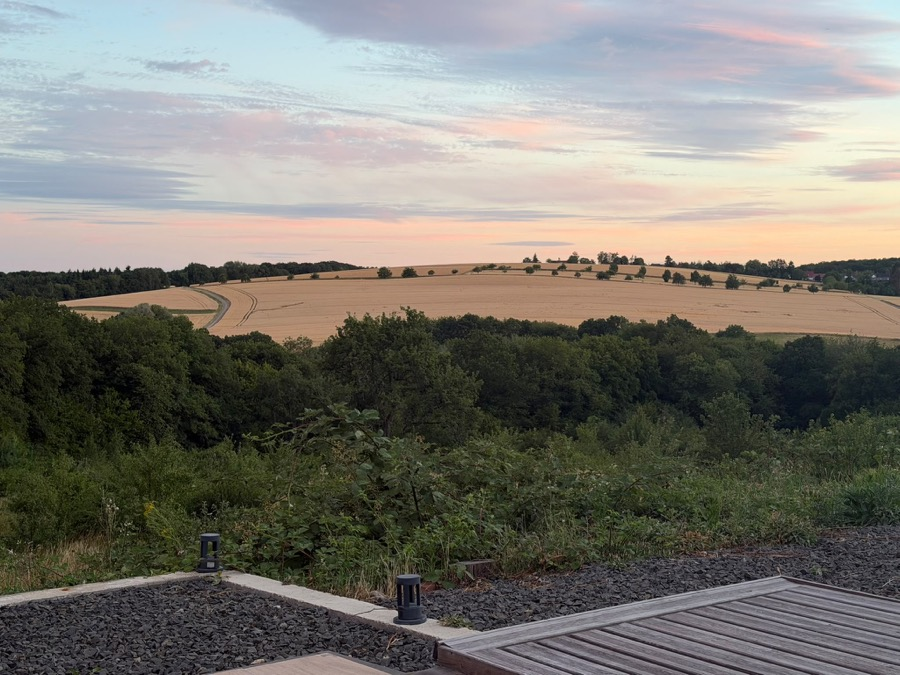
#> input picture tools/hero-drei/ref/abend-blick.jpg, 900 x 675 px
$ python tiefenschaerfe.py ref/abend-blick.jpg ref/christina.png
#> lines starting #> are read from the running program, lines starting #| are printed output that depends on the picture
#!/usr/bin/env python3
"""Den Vordergrund unscharf legen — Schaerfentiefe, wie sie ein echtes Objektiv hat.

WARUM NICHT PER PROMPT: der allererste Prompt (`prompt.txt`) wollte den Vordergrund
genau richtig — „a couple of blades of grass crossing the very front of the frame,
**soft and out of focus**". Spaeter hat `fix11.txt` das Gegenteil verlangt: jeder
Halm scharf, „fine seed hairs and awns catch the low sun as separate bright
lines". Genau das ist die Radierung, die die Kundin beanstandet hat — gleich
grosse Halme in eine Richtung, ueberall helle Faeden, keine Erde, keine Tiefe.

Zurueckdrehen laesst sich das nicht per Prompt: das Modell rendert die Flaeche
bei jedem Durchgang neu und schaerft sie wieder nach (gemessen: Gradientenenergie
steigt in JEDEM Durchgang, egal wie ausdruecklich der Prompt es verbietet).

Optisch ist es ohnehin kein Malproblem, sondern ein Objektivproblem. Bei 85 mm
und f/2.8 auf die Frauen scharfgestellt liegt Gras einen Meter vor der Kamera
deutlich ausserhalb der Schaerfentiefe. Diese Unschaerfe wird hier gerechnet —
deterministisch, ohne Modell, ohne neue Artefakte.

Zwei Zonen, beide mit weichem Verlauf, damit keine Kante entsteht:
  · unten  ab `--start` bis zur Unterkante, nach unten zunehmend;
  · links  der Distelstreifen am Rand, nach links zunehmend.
Die Frauen stehen mit den Fuessen bei etwa 0,73 — `--start` liegt darunter und
ruehrt sie nicht an.

  python3 tiefenschaerfe.py <bild.png> <ziel.png> [--start 0.76] [--radius 11]
      [--links 0.17] [--links-ab 0.50]
"""
import sys

import numpy as np
from PIL import Image, ImageFilter


def arg(name, standard):
    return float(sys.argv[sys.argv.index(name) + 1]) if name in sys.argv else standard


def main():
    p_in, p_out = sys.argv[1], sys.argv[2]
    start = arg("--start", 0.76)
    radius = arg("--radius", 11.0)
    links = arg("--links", 0.17)
    links_ab = arg("--links-ab", 0.50)

    im = Image.open(p_in).convert("RGB")
#> im is the input picture: PIL image 900x675 RGB; mean R, G, B 122.5, 120.4, 113.3
    w, h = im.size
#> w = 900; h = 675
    yy = np.linspace(0, 1, h)[:, None]
#> yy = 675 values from 0 to 1
    xx = np.linspace(0, 1, w)[None, :]

    # Unten: 0 bei `start`, 1 an der Unterkante. Der Exponent steuert, wie schnell
    # die Unschaerfe einsetzt. Hoch drei war zu spaet: das breite Band zwischen
    # 0,76 und 0,88 blieb praktisch scharf, und genau dort steht das gezeichnete
    # Gras. 1,6 legt die halbe Unschaerfe in die Mitte des Verlaufs.
    unten = np.clip((yy - start) / max(1e-6, 1 - start), 0, 1) ** arg("--kurve", 1.6)
#> unten = 675 values from 0 to 1
    # Links: nur unterhalb von `links_ab`, damit Feld und Baumkante scharf bleiben.
    seit = (np.clip((links - xx) / max(1e-6, links), 0, 1) ** 2
            * np.clip((yy - links_ab) / 0.25, 0, 1))
    g = np.clip(np.maximum(unten, seit), 0, 1)[..., None]

    a = np.asarray(im, dtype=float)
    # Zwei Stufen statt einer: die Mitte des Verlaufs bekommt echte halbe
    # Unschaerfe und nicht eine halbdurchsichtige scharfe Kopie ueber der vollen.
    b1 = np.asarray(im.filter(ImageFilter.GaussianBlur(radius * 0.4)), dtype=float)
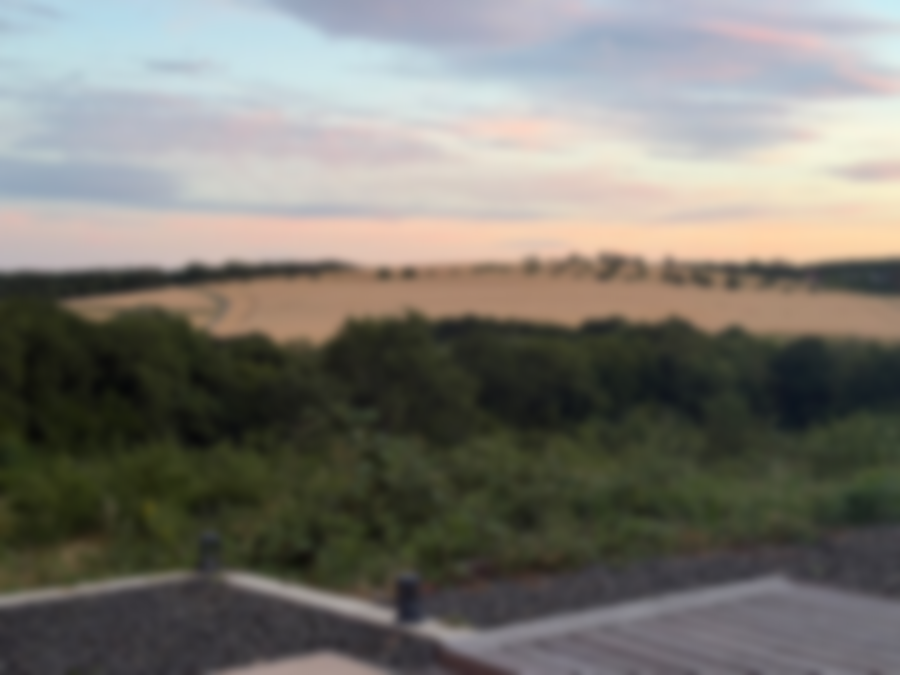
#> b1: shape (675, 900, 3) float64; mean R, G, B 122.5, 120.4, 113.3
    b2 = np.asarray(im.filter(ImageFilter.GaussianBlur(radius)), dtype=float)
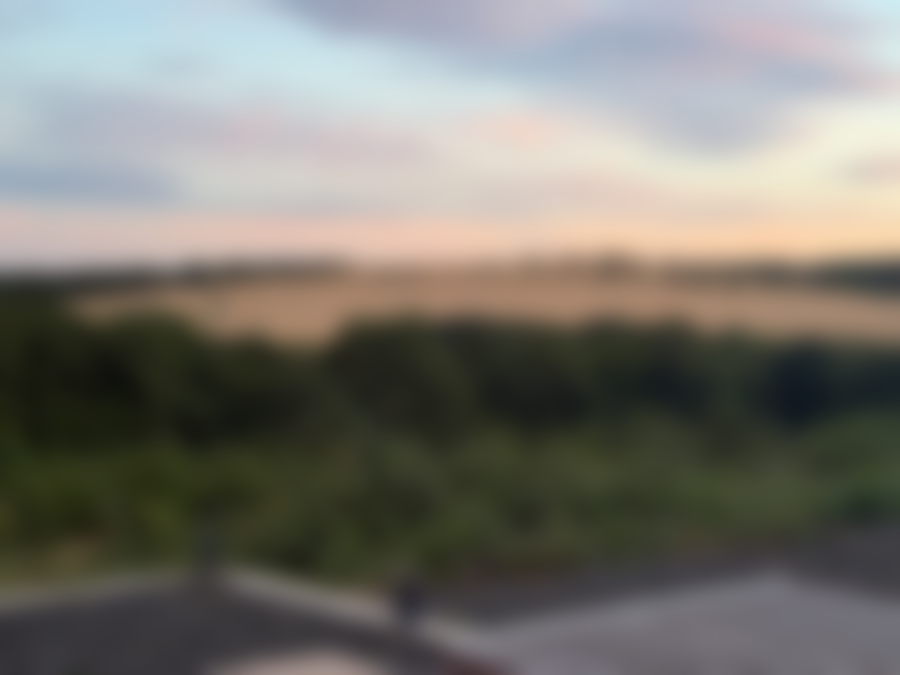
#> b2: shape (675, 900, 3) float64; mean R, G, B 122.5, 120.4, 113.3
    t = np.clip(g * 2, 0, 1)
    weich = a * (1 - t) + b1 * t
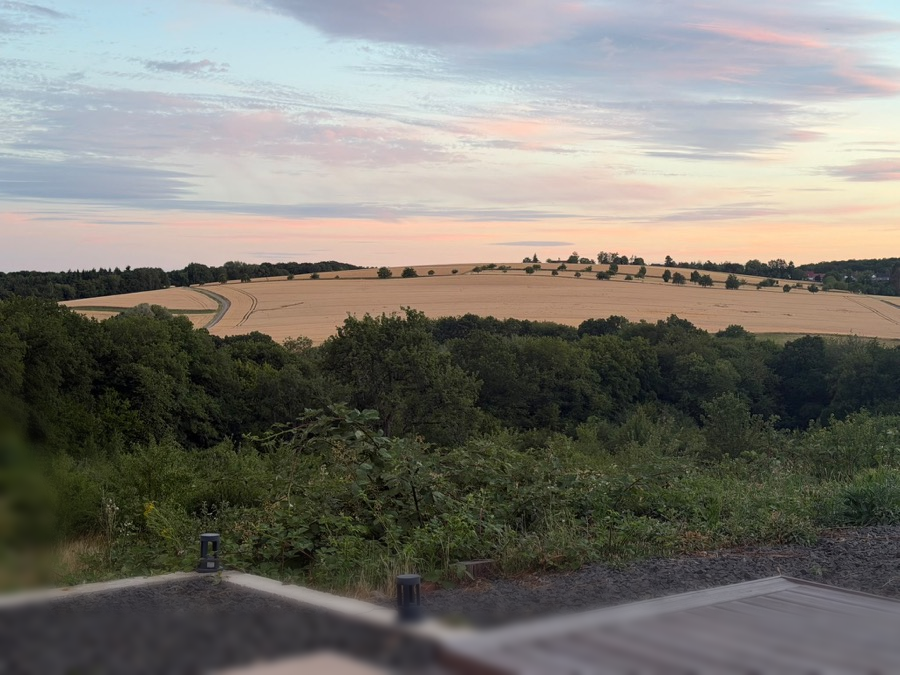
#> weich: shape (675, 900, 3) float64; mean R, G, B 122.5, 120.4, 113.3
    t2 = np.clip(g * 2 - 1, 0, 1)
    out = weich * (1 - t2) + b2 * t2

    Image.fromarray(np.clip(out, 0, 255).round().astype("uint8")).save(p_out)
    print(f"{p_out}  {w}x{h}  unscharf ab y={start:.2f}, Radius bis {radius:.0f} px, "
          f"Flaechenanteil mit Unschaerfe {float((g > 0.05).mean()) * 100:.1f} %")
#| ref/christina.png  900x675  unscharf ab y=0.76, Radius bis 11 px, Flaechenanteil mit Unschaerfe 23.5 %


if __name__ == "__main__":
    main()

$ run again, on tools/hero-drei/ref/hero-wide.png
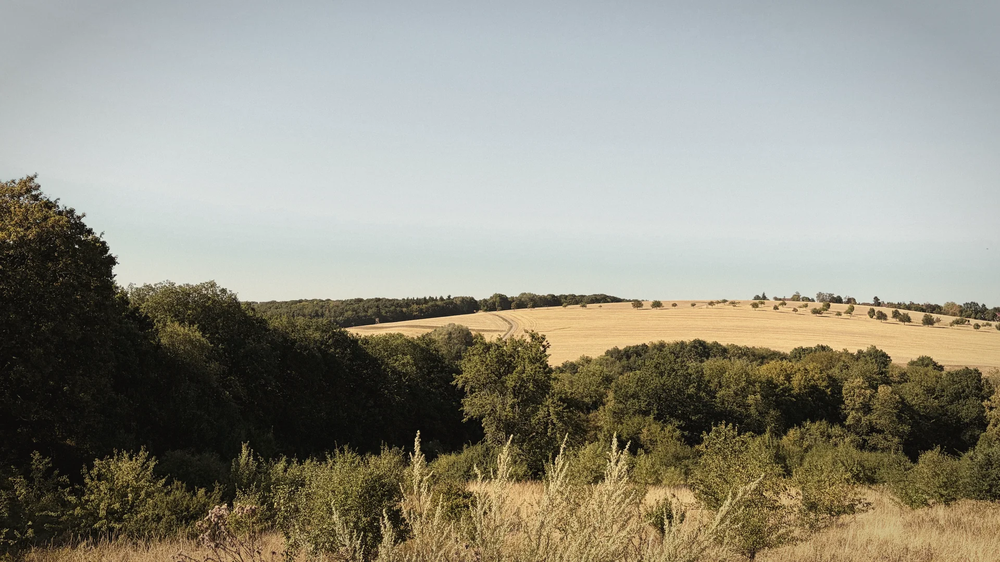
#> input picture tools/hero-drei/ref/hero-wide.png, 1000 x 562 px, shrunk from 1920 x 1080 before the run
#> in main, im is the input picture: PIL image 1000x562 RGB; mean R, G, B 146.5, 144.2, 130.8
#> in main, `b2 = np.asarray(im.filter(ImageFilter.GaussianBlur(radius)), dtype=flo..`:
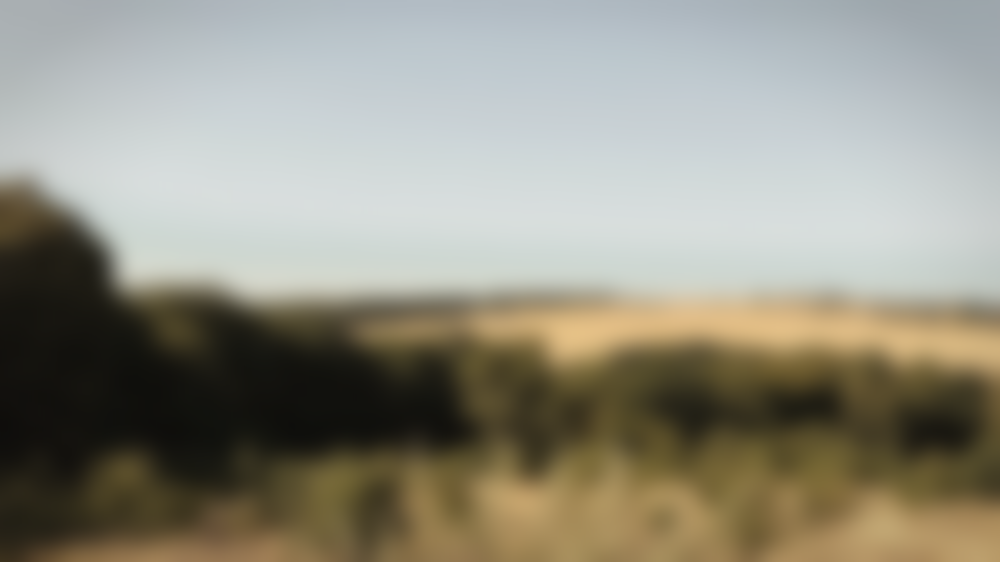
#> b2: shape (562, 1000, 3) float64; mean R, G, B 146.5, 144.2, 130.8
#> in main, `out = weich * (1 - t2) + b2 * t2`:
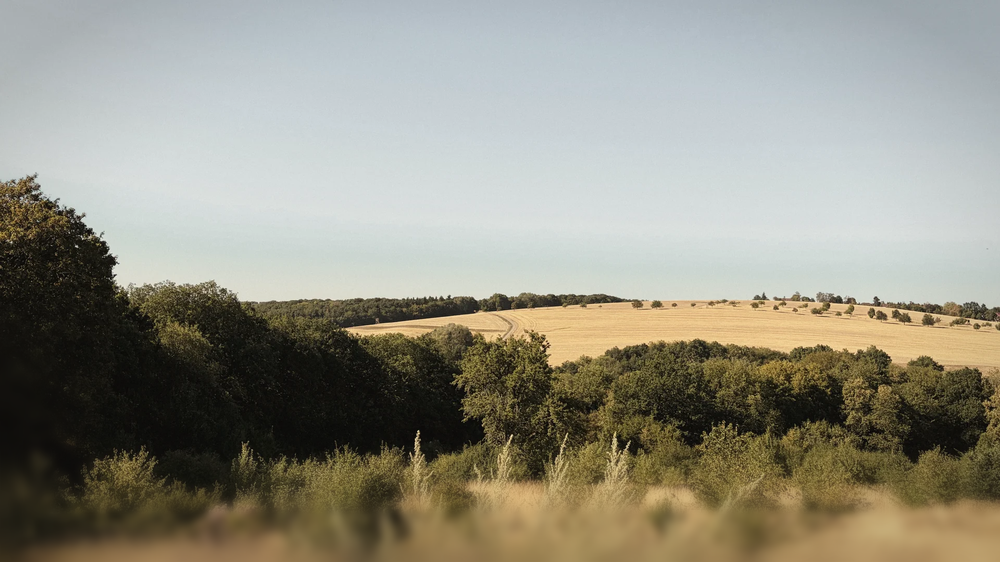
#> out: shape (562, 1000, 3) float64; mean R, G, B 146.5, 144.2, 130.8
#| ref/hero-wide.png  1000x562  unscharf ab y=0.76, Radius bis 11 px, Flaechenanteil mit Unschaerfe 23.5 %

$ run again, on tools/hero-drei/ref/ort-sonne.png
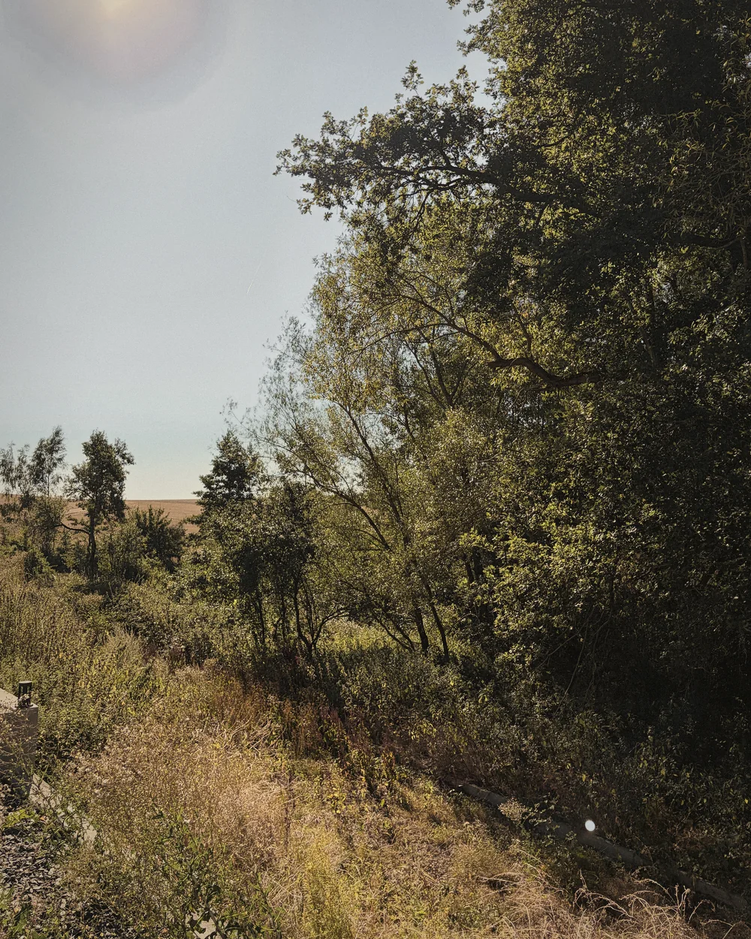
#> input picture tools/hero-drei/ref/ort-sonne.png, 751 x 939 px, shrunk from 1000 x 1250 before the run
#> in main, im is the input picture: PIL image 751x939 RGB; mean R, G, B 104.4, 98.1, 82.7
#> in main, `b2 = np.asarray(im.filter(ImageFilter.GaussianBlur(radius)), dtype=flo..`:
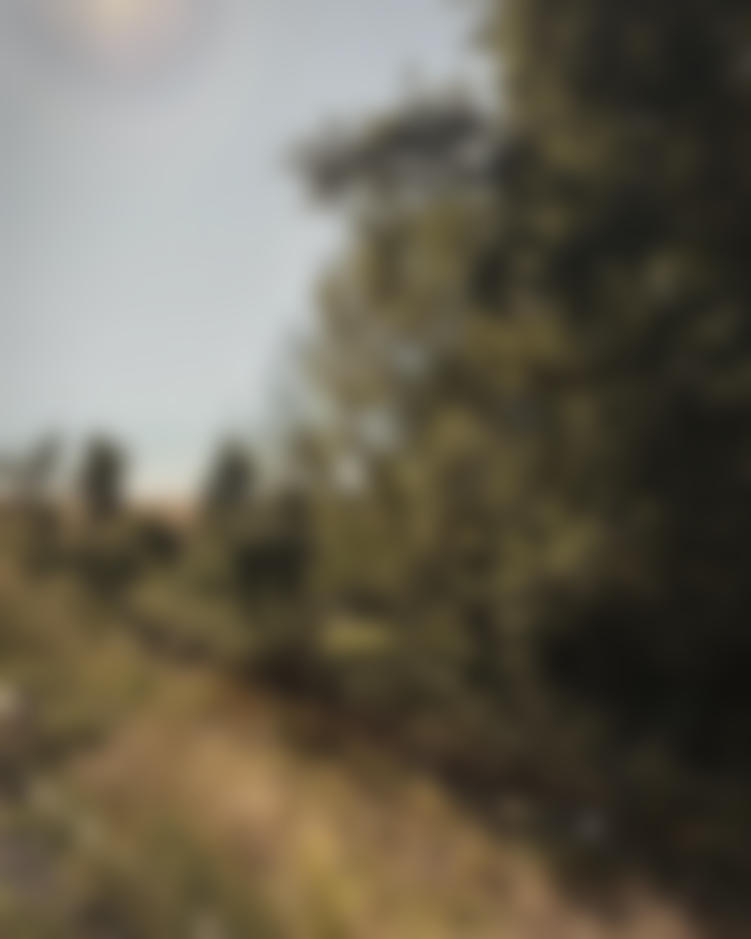
#> b2: shape (939, 751, 3) float64; mean R, G, B 104.5, 98.2, 82.7
#> in main, `out = weich * (1 - t2) + b2 * t2`:
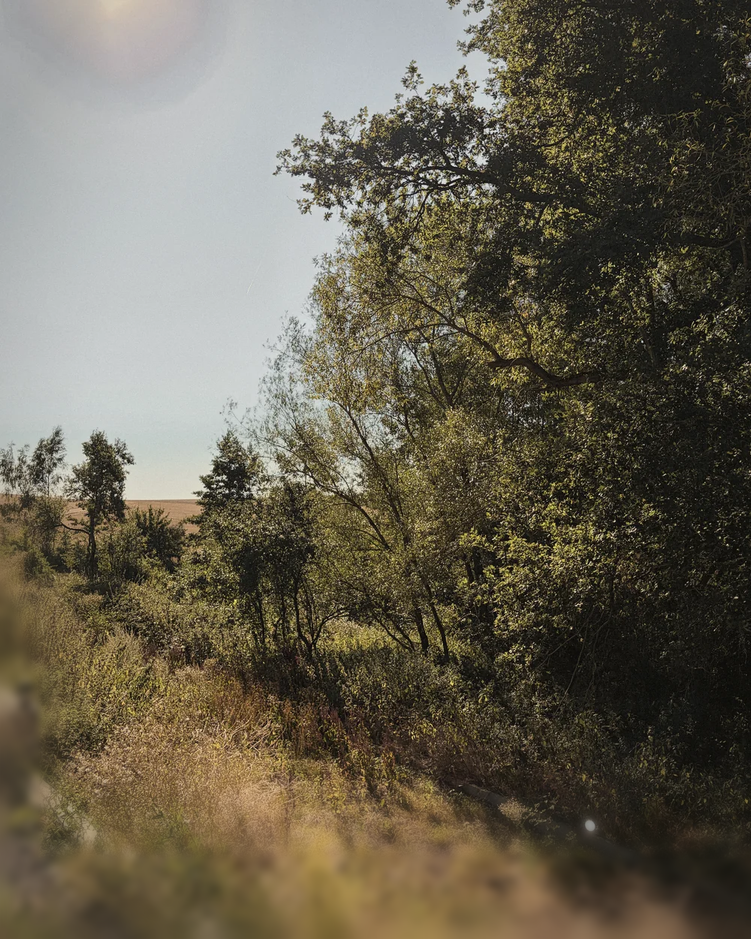
#> out: shape (939, 751, 3) float64; mean R, G, B 104.4, 98.2, 82.7
#| ref/ort-sonne.png  751x939  unscharf ab y=0.76, Radius bis 11 px, Flaechenanteil mit Unschaerfe 23.5 %

$ run again, on tools/hero-drei/ref/sarah.png
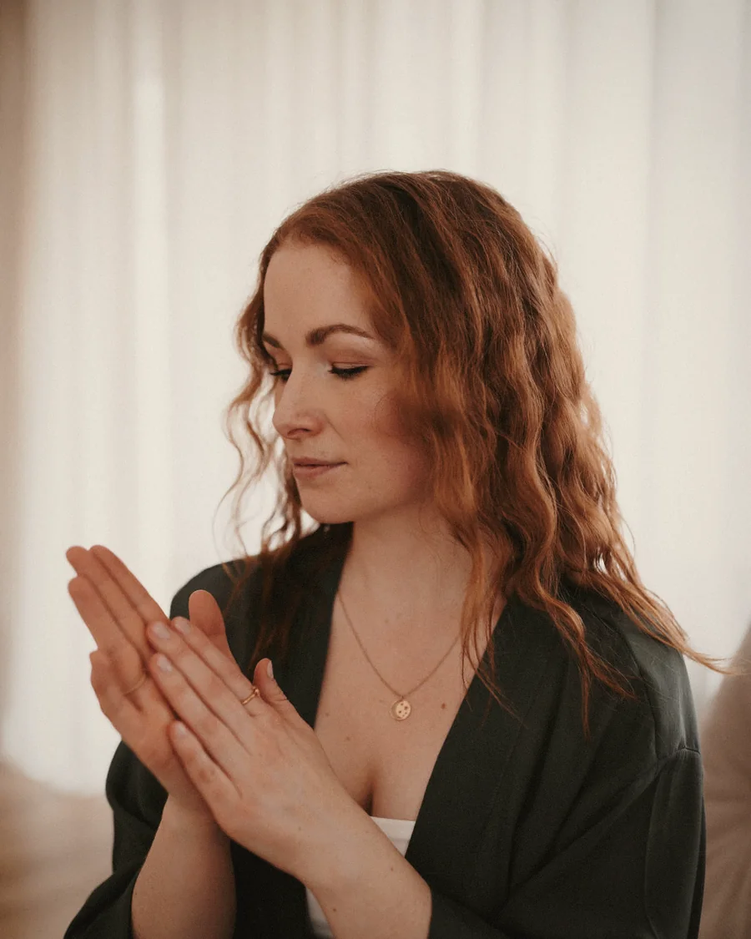
#> input picture tools/hero-drei/ref/sarah.png, 751 x 939 px, shrunk from 900 x 1125 before the run
#> in main, im is the input picture: PIL image 751x939 RGB; mean R, G, B 158.4, 138, 122.9
#> in main, `b1 = np.asarray(im.filter(ImageFilter.GaussianBlur(radius * 0.4)), dty..`:
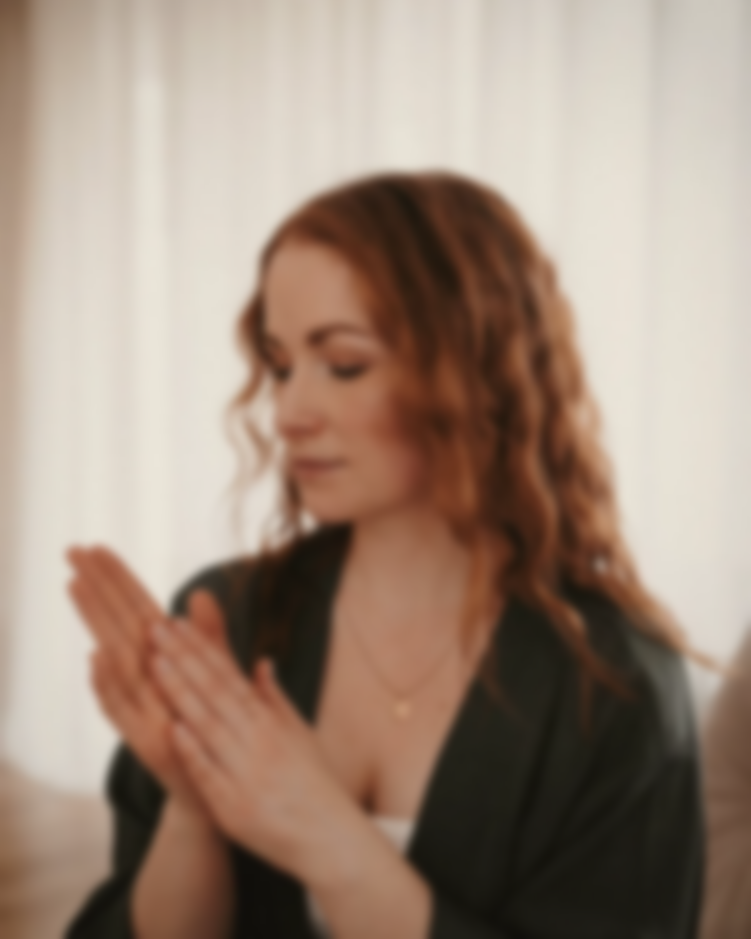
#> b1: shape (939, 751, 3) float64; mean R, G, B 158.4, 138, 122.9
#> in main, `b2 = np.asarray(im.filter(ImageFilter.GaussianBlur(radius)), dtype=flo..`:
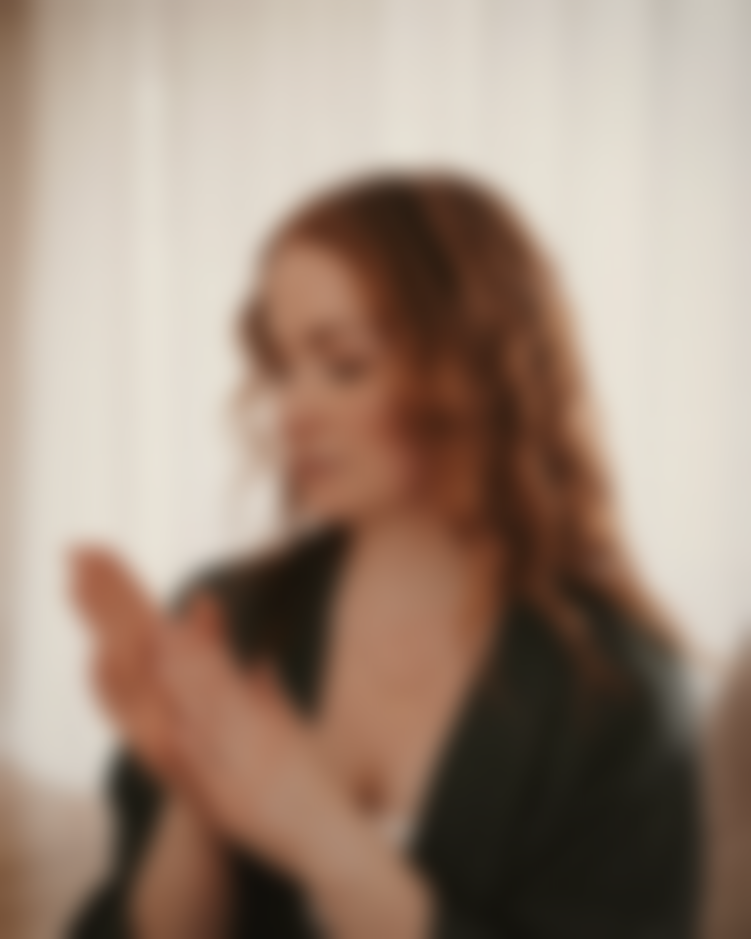
#> b2: shape (939, 751, 3) float64; mean R, G, B 158.4, 137.9, 122.8
#| ref/sarah.png  751x939  unscharf ab y=0.76, Radius bis 11 px, Flaechenanteil mit Unschaerfe 23.5 %
